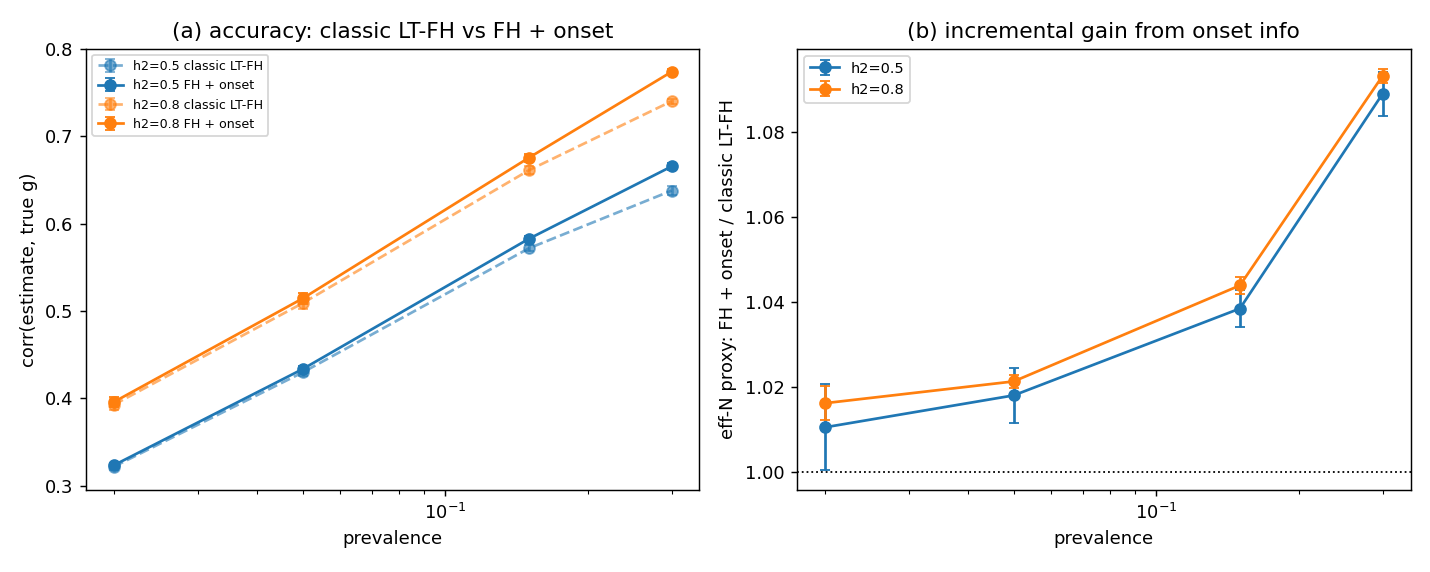

This chart was generated by the following Python code:
"""LT-FH++ age-of-onset component over classic LT-FH, inferred with PA.

The liability-threshold model maps a case's age of onset to a threshold: younger
onset implies a more extreme liability. Feeding that map into the estimator --
pinning a case at ``liability = thresh(age_of_onset)`` instead of the plain
``liability > thresh(prevalence)`` -- is the age-of-onset component of
LT-FH++. This benchmark retains the same relatives in both scores and quantifies
the component's gain in estimating the true
genetic liability, fit with the deterministic Pearson-Aitken algorithm (no
mixture).

For a grid of heritability x prevalence it simulates families under the LTM
(true ``g`` known), assigns each case an age of onset through the
liability->onset map, then scores three encodings of the same families:

  * classic LT-FH            -- family statuses at ``(thresh(K_pop), inf)``, age ignored
  * FH + interval            -- cases ``[thresh(onset), inf)`` (onset as a lower bound)
  * FH + pin                 -- cases pinned at ``thresh(onset)`` (the LT-FH++ identity)

The pin-vs-interval contrast isolates how much of the onset increment is the
pin-equals-liability identity rather than knowing that onset was at least that
early. Both onset encodings are fit with PA; the pinned encoding is also fit
with Gibbs on the first replicate to confirm the two engines agree.
Metrics are corr(estimate, true g), its replicate SE, and the effective-N-style
gain of age-of-onset over classic LT-FH. This is not ADuLT because relatives are
included, and the comparator is not the raw proband case/control label. With
``--followup`` a censoring age can be
imposed (lifetime cases whose onset is later become censored controls).

    python benchmarks/bench_age_onset.py
    python benchmarks/bench_age_onset.py --followup 50
Writes bench_age_onset.csv (+ .png if matplotlib is present).
"""

import os
import csv
import argparse

import numpy as np

from _common import estimate, get_plt
from ltpred.covariance import construct_covmat_single, correct_positive_definite
from ltpred.thresholds import (liability_threshold, convert_age_to_thresh,
                               convert_liability_to_aoo)
from ltpred.family import Family, Member

HERE = os.path.dirname(os.path.abspath(__file__))


def simulate_onset(fam_vec, h2, pop_prev, n_fam, seed, followup=None,
                   mid_point=60.0, slope=1.0 / 8.0):
    """Simulate families with case ages of onset (true ``g`` known).

    Liabilities come from the family liability covariance; a lifetime case has liability
    above the lifetime threshold, and its age of onset is the deterministic
    liability->onset map. With ``followup`` set, a lifetime case whose onset is
    later is a censored control (upper bound at ``thresh(followup)``); otherwise
    everyone is fully observed. Returns per-member records for building the two
    encodings, plus the true ``g``."""
    cov_obj = construct_covmat_single(fam_vec=fam_vec, add_ind=True, h2=h2)
    cov, _ = correct_positive_definite(cov_obj.matrix)
    roles = cov_obj.roles
    non_g = roles[1:]
    rng = np.random.default_rng(seed)
    L = rng.multivariate_normal(np.zeros(len(roles)), cov, size=n_fam)

    t_pop = float(liability_threshold(pop_prev))
    thr_follow = t_pop if followup is None else float(
        convert_age_to_thresh(followup, pop_prev=pop_prev, mid_point=mid_point, slope=slope))

    recs = []
    for i in range(n_fam):
        row = []
        for role in non_g:
            liab = L[i, roles.index(role)]
            lifetime_case = liab > t_pop
            aoo = convert_liability_to_aoo(liab, pop_prev=pop_prev, mid_point=mid_point,
                                           slope=slope) if lifetime_case else np.inf
            aoo = float(aoo) if np.isfinite(aoo) else 0.0
            observed_case = lifetime_case and (followup is None or aoo <= followup)
            onset_thr = float(convert_age_to_thresh(round(aoo), pop_prev=pop_prev,
                                                    mid_point=mid_point, slope=slope)) \
                if observed_case else np.nan
            row.append((role, observed_case, onset_thr))
        recs.append(row)
    return dict(recs=recs, true_g=L[:, 0], t_pop=t_pop, thr_follow=thr_follow)


def build_families(raw, encoding):
    """Build families under classic, interval, or pinned onset encoding.

    Classic LT-FH encodes a case as ``(thresh(K_pop), inf)``. ``interval`` uses
    the onset as a lower bound ``[thresh(onset), inf)``. ``pin`` (and the
    legacy name ``age_onset``) sets ``lower == upper == thresh(onset)``.
    Controls are identical across encodings."""
    fams = []
    for i, row in enumerate(raw["recs"]):
        members = []
        for role, is_case, onset_thr in row:
            if is_case and encoding == "ltfh":
                members.append(Member(role, lower=raw["t_pop"], upper=np.inf))
            elif is_case and encoding == "interval":
                members.append(Member(role, lower=onset_thr, upper=np.inf))
            elif is_case:
                members.append(Member(role, lower=onset_thr, upper=onset_thr))
            else:
                members.append(Member(role, lower=-np.inf, upper=raw["thr_follow"]))
        fams.append(Family(fam_id=i, members=members))
    return fams


def run(fam_vec, h2s, prevs, n_fam, followup, n_sim, seed, reps):
    rows = []
    for h2 in h2s:
        for prev in prevs:
            values = {key: [] for key in
                      ("ltfh", "pa", "interval", "gain", "gain_interval")}
            r_gibbs = agreement = np.nan
            for rep in range(reps):
                rep_seed = seed + rep
                raw = simulate_onset(fam_vec, h2, prev, n_fam, rep_seed,
                                     followup=followup)
                true_g = raw["true_g"]
                ltfh, _ = estimate(build_families(raw, "ltfh"), h2, "pa")
                onset_families = build_families(raw, "pin")
                interval_families = build_families(raw, "interval")
                aoo_pa, _ = estimate(onset_families, h2, "pa")
                int_pa, _ = estimate(interval_families, h2, "pa")
                r_ltfh = float(np.corrcoef(ltfh, true_g)[0, 1])
                r_aoo = float(np.corrcoef(aoo_pa, true_g)[0, 1])
                r_int = float(np.corrcoef(int_pa, true_g)[0, 1])
                values["ltfh"].append(r_ltfh)
                values["pa"].append(r_aoo)
                values["interval"].append(r_int)
                values["gain"].append((r_aoo / r_ltfh) ** 2 if r_ltfh > 0 else np.nan)
                values["gain_interval"].append(
                    (r_int / r_ltfh) ** 2 if r_ltfh > 0 else np.nan)
                if rep == 0:
                    aoo_gibbs, _ = estimate(onset_families, h2, "gibbs",
                                            n_sim=n_sim, seed=seed)
                    r_gibbs = float(np.corrcoef(aoo_gibbs, true_g)[0, 1])
                    agreement = float(np.corrcoef(aoo_pa, aoo_gibbs)[0, 1])

            mean = {key: float(np.nanmean(value)) for key, value in values.items()}
            se = {}
            for key, value in values.items():
                finite = np.asarray(value, float)
                finite = finite[np.isfinite(finite)]
                se[key] = (float(finite.std(ddof=1) / np.sqrt(finite.size))
                           if finite.size > 1 else np.nan)
            rows.append(dict(h2=h2, prevalence=prev, followup=followup,
                             reps=reps, gibbs_reps=1,
                             corr_ltfh_pa=mean["ltfh"], se_ltfh_pa=se["ltfh"],
                             corr_age_onset_pa=mean["pa"], se_age_onset_pa=se["pa"],
                             corr_interval_pa=mean["interval"],
                             se_interval_pa=se["interval"],
                             corr_age_onset_gibbs_first_rep=r_gibbs,
                             gain=mean["gain"],
                             se_gain=se["gain"],
                             gain_interval=mean["gain_interval"],
                             se_gain_interval=se["gain_interval"],
                             pa_gibbs_agree=agreement))
            print(f"h2={h2:.1f} K={prev:.2f} | corr LT-FH={mean['ltfh']:.3f}"
                  f"±{se['ltfh']:.3f} pin={mean['pa']:.3f}±{se['pa']:.3f} "
                  f"interval={mean['interval']:.3f}±{se['interval']:.3f} "
                  f"| pin/classic={mean['gain']:.3f}±{se['gain']:.3f}x "
                  f"int/classic={mean['gain_interval']:.3f}±{se['gain_interval']:.3f}x "
                  f"| first-rep Gibbs={r_gibbs:.3f}")
    return rows


def write_csv(rows):
    path = os.path.join(HERE, "bench_age_onset.csv")
    with open(path, "w", newline="") as fh:
        w = csv.DictWriter(fh, fieldnames=list(rows[0]), lineterminator="\n")
        w.writeheader()
        w.writerows(rows)
    return path


def plot(rows):
    plt = get_plt()
    if plt is None:
        return
    h2s = sorted({r["h2"] for r in rows})
    fig, ax = plt.subplots(1, 2, figsize=(11, 4.4))
    for h2 in h2s:
        sub = sorted([r for r in rows if r["h2"] == h2], key=lambda r: r["prevalence"])
        p = [r["prevalence"] for r in sub]
        ax[0].errorbar(p, [r["corr_ltfh_pa"] for r in sub],
                       yerr=[r["se_ltfh_pa"] for r in sub], fmt="--o",
                       capsize=3, color=f"C{h2s.index(h2)}", alpha=0.6,
                       label=f"h2={h2} classic LT-FH")
        ax[0].errorbar(p, [r["corr_age_onset_pa"] for r in sub],
                       yerr=[r["se_age_onset_pa"] for r in sub], fmt="-o",
                       capsize=3, color=f"C{h2s.index(h2)}", label=f"h2={h2} FH + onset")
    ax[0].set_xscale("log")
    ax[0].set_xlabel("prevalence")
    ax[0].set_ylabel("corr(estimate, true g)")
    ax[0].set_title("(a) accuracy: classic LT-FH vs FH + onset")
    ax[0].legend(fontsize=7)
    for h2 in h2s:
        sub = sorted([r for r in rows if r["h2"] == h2], key=lambda r: r["prevalence"])
        ax[1].errorbar([r["prevalence"] for r in sub], [r["gain"] for r in sub],
                       yerr=[r["se_gain"] for r in sub], fmt="-o", capsize=3,
                       label=f"h2={h2}")
    ax[1].axhline(1.0, color="k", ls=":", lw=1)
    ax[1].set_xscale("log")
    ax[1].set_xlabel("prevalence")
    ax[1].set_ylabel("eff-N proxy: FH + onset / classic LT-FH")
    ax[1].set_title("(b) incremental gain from onset info")
    ax[1].legend(fontsize=8)
    fig.tight_layout()
    fig.savefig(os.path.join(HERE, "bench_age_onset.png"), dpi=130)


def main():
    ap = argparse.ArgumentParser()
    ap.add_argument("--fam", nargs="+",
                    default=["m", "f", "s1", "s2", "mgm", "mgf", "pgm", "pgf"])
    ap.add_argument("--h2", type=float, nargs="+", default=[0.5, 0.8])
    ap.add_argument("--prev", type=float, nargs="+", default=[0.02, 0.05, 0.15, 0.30])
    ap.add_argument("--n-fam", type=int, default=3000)
    ap.add_argument("--followup", type=int, default=None,
                    help="censor controls at this age (default: full follow-up)")
    ap.add_argument("--n-sim", type=int, default=25_000)
    ap.add_argument("--reps", type=int, default=3,
                    help="independent PA cohorts per cell; Gibbs checks the first")
    ap.add_argument("--seed", type=int, default=1)
    args = ap.parse_args()
    if args.reps < 1:
        ap.error("--reps must be at least 1")

    rows = run(args.fam, args.h2, args.prev, args.n_fam, args.followup,
               args.n_sim, args.seed, args.reps)
    path = write_csv(rows)
    plot(rows)
    print(f"\nwrote {os.path.basename(path)} and bench_age_onset.png")


if __name__ == "__main__":
    main()
